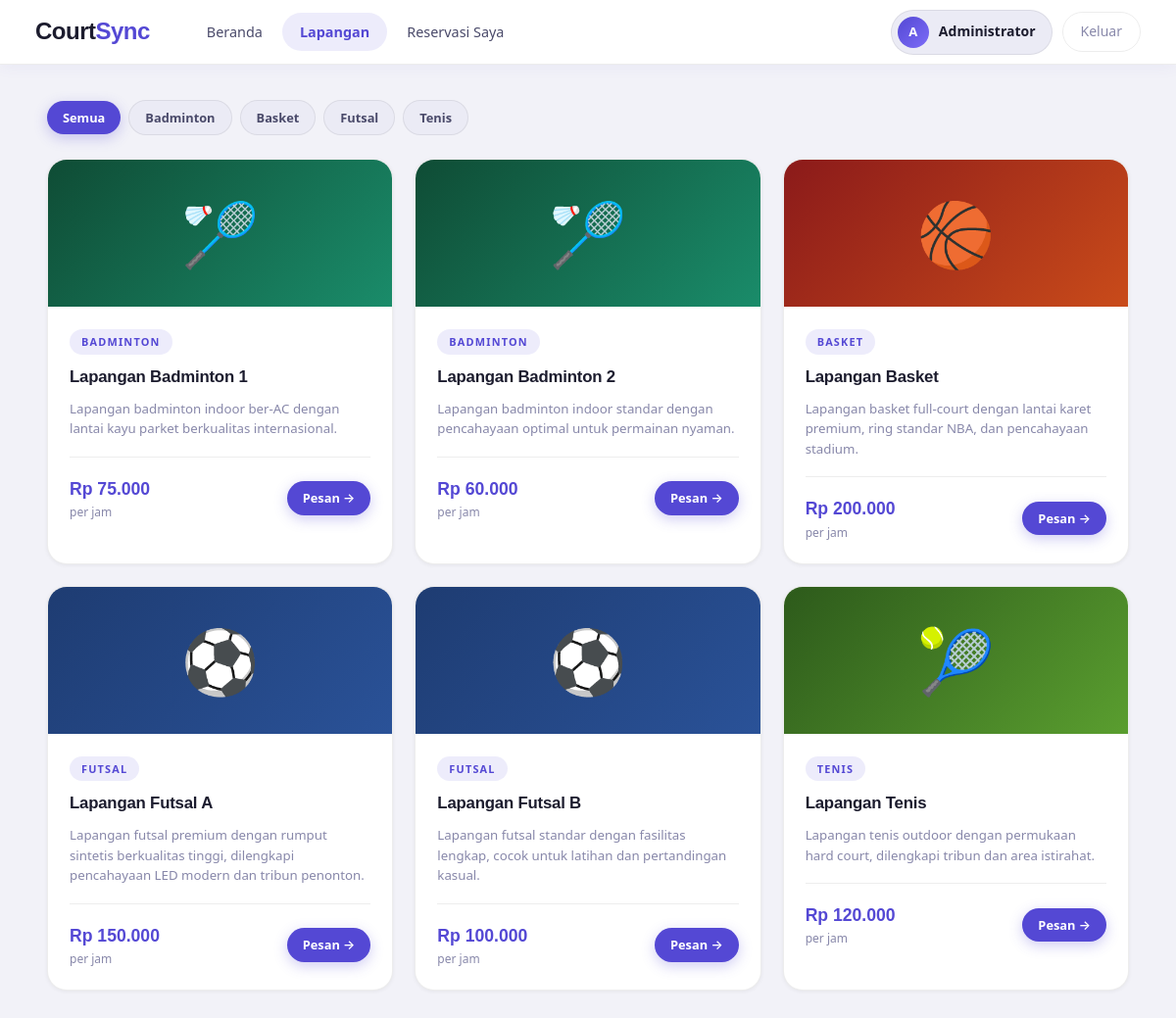
The page /user/lapangan.php (signed in) on the database its author committed.
### tables this page shows
CREATE TABLE lapangan (
    id INTEGER PRIMARY KEY AUTO_INCREMENT,
    nama VARCHAR(100) NOT NULL,
    jenis VARCHAR(50) NOT NULL,
    deskripsi TEXT,
    harga_per_jam DECIMAL(10,2) NOT NULL,
    status ENUM('tersedia', 'tidak_tersedia') DEFAULT 'tersedia',
    gambar VARCHAR(255),
    created_at TIMESTAMP DEFAULT CURRENT_TIMESTAMP
);

### auth.php (called while the page is built, shortened)
<?php
function formatRupiah($amount) {
    return 'Rp ' . number_format($amount, 0, ',', '.');
}
?>

### user/lapangan.php (the view, shortened to what this page needs)
<?php
require '../connection.php';
require '../auth.php';
$filterJenis = $_GET['jenis'] ?? '';
$sqlL = "SELECT * FROM lapangan WHERE status='tersedia'";
$paramsL = [];
$sqlL .= " ORDER BY jenis, nama";
$stmtL = $pdo->prepare($sqlL);
$stmtL->execute($paramsL);
$lapangans = $stmtL->fetchAll();
$jenisAll = $pdo->query("SELECT DISTINCT jenis FROM lapangan ORDER BY jenis")->fetchAll(PDO::FETCH_COLUMN);
function lapanganThumb($jenis) {
    $map = [
        'futsal'    => ['futsal',    '⚽'],
        'badminton' => ['badminton', '🏸'],
        'basket'    => ['basket',    '🏀'],
        'tenis'     => ['tenis',     '🎾'],
        'voli'      => ['voli',      '🏐'],
    ];
    $k = strtolower($jenis);
    return $map[$k] ?? ['default', '🏟'];
}
include '_layout.php';
?>
<div style="display:flex;align-items:center;gap:8px;margin-bottom:24px;flex-wrap:wrap;">
    <a href="lapangan.php" class="btn btn-sm <?= !$filterJenis ? 'btn-primary' : 'btn-secondary' ?>">Semua</a>
    <?php foreach ($jenisAll as $j): ?>
        <a href="?jenis=<?= urlencode($j) ?>" class="btn btn-sm <?= $filterJenis===$j ? 'btn-primary' : 'btn-secondary' ?>"><?= htmlspecialchars($j) ?></a>
    <?php endforeach; ?>
</div>
<?php if (empty($lapangans)): ?>
    <div class="empty-state card">
        <div class="icon">🏟</div>
        <p>Tidak ada lapangan tersedia saat ini.</p>
    </div>
<?php else: ?>
<div class="lapangan-grid">
    <?php foreach ($lapangans as $l):
        [$thumbClass, $emoji] = lapanganThumb($l['jenis']);
    ?>
    <div class="lapangan-card">
        <div class="lapangan-thumb <?= $thumbClass ?>">
            <span><?= $emoji ?></span>
        </div>
        <div class="lapangan-body">
            <div class="lapangan-jenis"><?= htmlspecialchars($l['jenis']) ?></div>
            <div class="lapangan-name"><?= htmlspecialchars($l['nama']) ?></div>
            <div class="lapangan-desc"><?= htmlspecialchars($l['deskripsi'] ?? '') ?></div>
            <div class="lapangan-footer">
                <div>
                    <div class="lapangan-price"><?= formatRupiah($l['harga_per_jam']) ?></div>
                    <div class="lapangan-price-unit">per jam</div>
                </div>
                <a href="?book=<?= $l['id'] ?>#booking" class="btn btn-primary btn-sm">Pesan →</a>
            </div>
        </div>
    </div>
    <?php endforeach; ?>
</div>
<?php endif; ?>
<?php include '_layout_end.php'; ?>

### user/_layout.php (style rules this page uses)
:root { --font-display: "Trebuchet MS", "Gill Sans MT", Calibri, sans-serif; --font-body: "Segoe UI", system-ui, -apple-system, BlinkMacSystemFont, sans-serif; --bg: #f2f2f8; --surface: #ffffff; --surface2: #ebebf5; --border-soft: rgba(0,0,0,0.07); --accent: #5448d4; --accent-hover: #4338c0; --accent-light: rgba(84,72,212,0.10); --accent2: #e8703a; --text: #1c1c2e; --text-soft: #4a4a6a; --text-muted: #8888aa; --success: #0f9e60; --success-bg: rgba(15,158,96,0.10); --warning: #c47b00; --warning-bg: rgba(196,123,0,0.10); --danger: #d63a3a; --danger-bg: rgba(214,58,58,0.10); --info: #1668c7; --info-bg: rgba(22,104,199,0.10); --shadow-sm: 0 1px 4px rgba(0,0,0,0.06); --shadow: 0 4px 20px rgba(80,70,180,0.08), 0 1px 4px rgba(0,0,0,0.04); --shadow-lg: 0 12px 40px rgba(80,70,180,0.14); --radius: 16px; --radius-sm: 10px; }
*, *::before, *::after { box-sizing: border-box; margin: 0; padding: 0; }
body { font-family: var(--font-body); background: var(--bg); color: var(--text); min-height: 100vh; font-size: 15px; line-height: 1.6; -webkit-font-smoothing: antialiased; }
.btn { display: inline-flex; align-items: center; gap: 7px; padding: 10px 22px; border-radius: 50px; font-family: var(--font-body); font-size: 0.875rem; font-weight: 600; cursor: pointer; text-decoration: none; border: none; transition: all 0.2s; }
.btn-primary { background: var(--accent); color: #fff; box-shadow: 0 4px 14px rgba(84,72,212,0.28); }
.btn-secondary { background: var(--surface2); color: var(--text-soft); border: 1.5px solid var(--border-soft); }
.btn-sm { padding: 7px 16px; font-size: 0.8rem; }
.lapangan-grid { display: grid; grid-template-columns: repeat(auto-fill, minmax(290px,1fr)); gap: 22px; }
.lapangan-card { background: var(--surface); border: 1px solid var(--border-soft); border-radius: 20px; overflow: hidden; box-shadow: var(--shadow-sm); transition: all 0.25s; }
.lapangan-thumb { height: 150px; display: flex; align-items: center; justify-content: center; font-size: 4rem; }
.lapangan-thumb.futsal { background: linear-gradient(135deg,#1e3c72,#2a5298); }
.lapangan-thumb.badminton { background: linear-gradient(135deg,#0f4c35,#1a8c6a); }
.lapangan-thumb.basket { background: linear-gradient(135deg,#8b1a1a,#c94b1a); }
.lapangan-thumb.tenis { background: linear-gradient(135deg,#2d5a1b,#5a9e2f); }
.lapangan-body { padding: 22px; }
.lapangan-jenis { font-size: 0.68rem; font-weight: 800; text-transform: uppercase; letter-spacing: 1.2px; color: var(--accent); background: var(--accent-light); padding: 4px 12px; border-radius: 50px; display: inline-block; margin-bottom: 10px; }
.lapangan-name { font-family: var(--font-display); font-size: 1.05rem; font-weight: 700; margin-bottom: 8px; letter-spacing: -0.2px; }
.lapangan-desc { font-size: 0.83rem; color: var(--text-muted); line-height: 1.55; margin-bottom: 18px; }
.lapangan-footer { display: flex; align-items: center; justify-content: space-between; padding-top: 18px; border-top: 1px solid var(--border-soft); }
.lapangan-price { font-family: var(--font-display); font-weight: 700; color: var(--accent); font-size: 1.1rem; }
.lapangan-price-unit { font-size: 0.75rem; color: var(--text-muted); font-weight: 400; }

### rows shown on the page
lapangan: emoji "🏸", jenis "BADMINTON", nama "Lapangan Badminton 1", deskripsi "Lapangan badminton indoor ber-AC dengan lantai kayu parket berkualitas internasional.", harga_per_jam "Rp 75.000"
lapangan: emoji "🏸", jenis "BADMINTON", nama "Lapangan Badminton 2", deskripsi "Lapangan badminton indoor standar dengan pencahayaan optimal untuk permainan nyaman.", harga_per_jam "Rp 60.000"
lapangan: emoji "🏀", jenis "BASKET", nama "Lapangan Basket", deskripsi "Lapangan basket full-court dengan lantai karet premium, ring standar NBA, dan pencahayaan stadium.", harga_per_jam "Rp 200.000"
lapangan: emoji "⚽", jenis "FUTSAL", nama "Lapangan Futsal A", deskripsi "Lapangan futsal premium dengan rumput sintetis berkualitas tinggi, dilengkapi pencahayaan LED modern dan tribun penonton.", harga_per_jam "Rp 150.000"
lapangan: emoji "⚽", jenis "FUTSAL", nama "Lapangan Futsal B", deskripsi "Lapangan futsal standar dengan fasilitas lengkap, cocok untuk latihan dan pertandingan kasual.", harga_per_jam "Rp 100.000"
lapangan: emoji "🎾", jenis "TENIS", nama "Lapangan Tenis", deskripsi "Lapangan tenis outdoor dengan permukaan hard court, dilengkapi tribun dan area istirahat.", harga_per_jam "Rp 120.000"

### other values the page prints
substr($u['nama'], 0, 1) "A"
explode(' ', $u['nama'])[0] "Administrator"
$j "Badminton"
$j "Basket"
$j "Futsal"
$j "Tenis"
